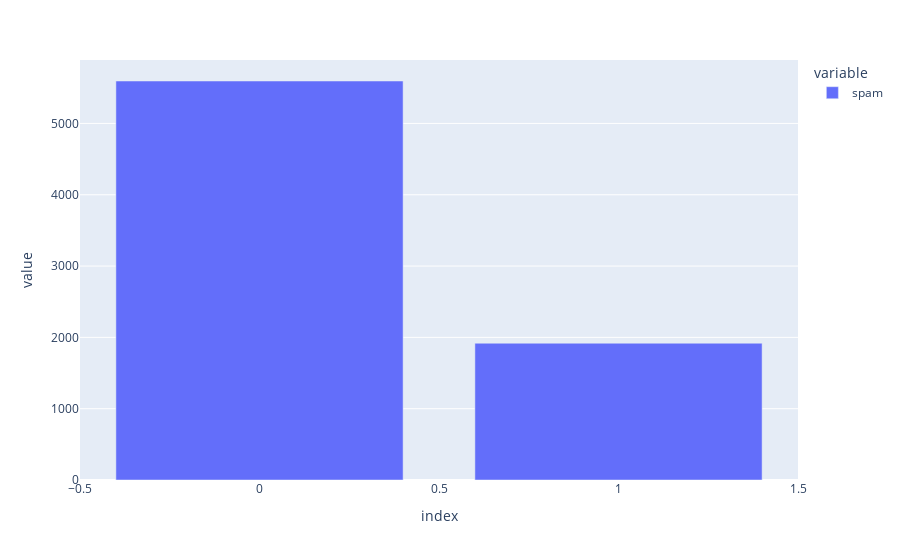

The notebook cell this image was saved under:
### Code cell
import plotly.express as px
px.bar(train['spam'].value_counts())

### Figure 1 — Plotly figure (JSON) as saved in the notebook; plotly's stock layout.template omitted (floating-point values rounded to 4 significant figures)
{"data": [{"alignmentgroup": "True", "hovertemplate": "variable=spam<br>index=%{x}<br>value=%{y}<extra></extra>", "legendgroup": "spam", "marker": {"color": "#636efa", "pattern": {"shape": ""}}, "name": "spam", "offsetgroup": "spam", "orientation": "v", "showlegend": true, "textposition": "auto", "type": "bar", "x": [0, 1], "xaxis": "x", "y": [5595, 1918], "yaxis": "y"}], "layout": {"barmode": "relative", "legend": {"title": {"text": "variable"}, "tracegroupgap": 0}, "margin": {"t": 60}, "xaxis": {"anchor": "y", "domain": [0, 1], "title": {"text": "index"}}, "yaxis": {"anchor": "x", "domain": [0, 1], "title": {"text": "value"}}}}
